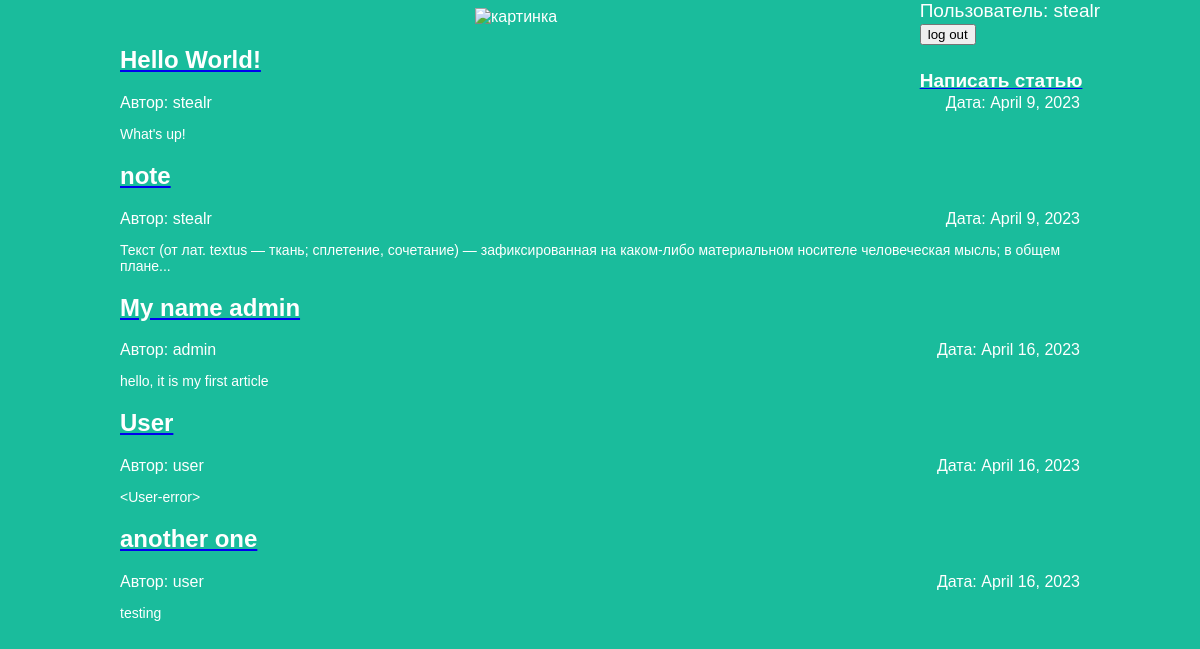
The app's page / (signed in) with its own data.
### articles/models.py (models this page shows, shortened)
class Article(models.Model):
    title = models.CharField(max_length=200)
    author = models.ForeignKey(User, on_delete=models.CASCADE)
    text = models.TextField()
    created_date = models.DateField(auto_now_add=True)
    def get_excerpt(self):
        return self.text[:140] + "..." if len(self.text) > 140 else self.text

### articles/views.py (the view)
# urls.py: path('', views.archive, name='archive'),
def archive(request):
    if request.user.is_authenticated:
        if request.method == "POST":
            logout(request)
            return redirect("archive")
        else:
            username = request.user.username
            return render(request, 'archive_auth.html', {"posts": Article.objects.all(), "user": username})
    else:
        return render(request, 'archive.html', {"posts": Article.objects.all()})

### articles/templates/archive_auth.html (shortened to what this page needs)
<!DOCTYPE html>
<html>
    <head>
		<link rel="stylesheet" href="{{ STATIC_URL }}/static/article.css">
    </head>
    <body>
		<div class="header">
			<img src="https://cdn.iconscout.com/icon/free/png-256/django-2-282855.png" alt="картинка">
		</div>
		<div class="user">
			<div>Пользователь: {{ user }}</div>
			<form method="POST">
				<button type="submit">log out</button>
			</form>
			<a href="http://127.0.0.1:8000/article/new"><h4 class="post-title"> Написать статью </h4></a>
		</div>
		<div class="archive">
			{% for post in posts %}
			<div class="one-post">
				<a href="http://127.0.0.1:8000/article/{{ post.id }}"><h2 class="post-title">{{ post.title }}</h2></a>
				<div class="article-info">
					<div class="article-created-date">Дата: {{ post.created_date }}</div>
					<div class="article-author">Автор: {{ post.author.username }}</div>
				</div>
				<p class="article-text">{{ post.get_excerpt }}</p>
			</div>
			{% endfor %}
		</div>
    </body>
</html>

### articles/static/article.css (style rules this page uses)
body { background: #1abc9c; font-family: Tahoma, Arial, sans-serif; color: #ffffff; }
.article-text { position: static; font-size: 14px; }
.header img { display: block; width: 250px; margin-left: auto; margin-right: auto; }
.archive { width: 960px; margin-left: auto; margin-right: auto; }
.post-title { color: #ffffff; }
.article-created-date { position: absolute; text-align: right; width: 960px; margin-left: auto; margin-right: auto; }
.user { position: absolute; top: 0; float: right; right: 100px; font-size: 19px; color: #ffffff; margin-left: auto; margin-right: auto;; }

### records on screen
Article: title "Hello World!", created_date "April 9, 2023", author.username "stealr", get_excerpt "What's up!"
Article: title "note", created_date "April 9, 2023", author.username "stealr", get_excerpt "Текст (от лат. textus — ткань; сплетение, сочетание) — зафиксированная на каком-либо материальном носителе человеческая мысль; в общем плане..."
Article: title "My name admin", created_date "April 16, 2023", author.username "admin", get_excerpt "hello, it is my first article"
Article: title "User", created_date "April 16, 2023", author.username "user", get_excerpt "<User-error>"
Article: title "another one", created_date "April 16, 2023", author.username "user", get_excerpt "testing"

### other values on screen
{{ user }} "stealr"
